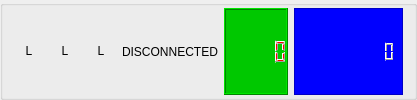
     <widget class="QGroupBox" name="groupBox_4">
      <property name="minimumSize">
       <size>
        <width>0</width>
        <height>40</height>
       </size>
      </property>
      <property name="styleSheet">
       <string notr="true"/>
      </property>
      <property name="title">
       <string/>
      </property>
      <layout class="QHBoxLayout" name="horizontalLayout_12">
       <property name="topMargin">
        <number>2</number>
       </property>
       <property name="bottomMargin">
        <number>2</number>
       </property>
       <item>
        <widget class="QLabel" name="led_verde">
         <property name="minimumSize">
          <size>
           <width>30</width>
           <height>30</height>
          </size>
         </property>
         <property name="maximumSize">
          <size>
           <width>30</width>
           <height>30</height>
          </size>
         </property>
         <property name="text">
          <string>L</string>
         </property>
         <property name="alignment">
          <set>Qt::AlignCenter</set>
         </property>
        </widget>
       </item>
       <item>
        <widget class="QLabel" name="led_giallo">
         <property name="minimumSize">
          <size>
           <width>30</width>
           <height>30</height>
          </size>
         </property>
         <property name="maximumSize">
          <size>
           <width>30</width>
           <height>30</height>
          </size>
         </property>
         <property name="text">
          <string>L</string>
         </property>
         <property name="alignment">
          <set>Qt::AlignCenter</set>
         </property>
        </widget>
       </item>
       <item>
        <widget class="QLabel" name="led_rosso">
         <property name="minimumSize">
          <size>
           <width>30</width>
           <height>30</height>
          </size>
         </property>
         <property name="maximumSize">
          <size>
           <width>30</width>
           <height>30</height>
          </size>
         </property>
         <property name="text">
          <string>L</string>
         </property>
         <property name="alignment">
          <set>Qt::AlignCenter</set>
         </property>
        </widget>
       </item>
       <item>
        <widget class="QLabel" name="label_conDis">
         <property name="styleSheet">
          <string notr="true"/>
         </property>
         <property name="text">
          <string>DISCONNECTED</string>
         </property>
        </widget>
       </item>
       <item>
        <widget class="QLCDNumber" name="lcdNumber_distanceIR">
         <property name="minimumSize">
          <size>
           <width>0</width>
           <height>0</height>
          </size>
         </property>
         <property name="maximumSize">
          <size>
           <width>120</width>
           <height>16777215</height>
          </size>
         </property>
         <property name="styleSheet">
          <string notr="true">color: rgb(255, 0, 0);
background-color: rgb(0, 200, 0);</string>
         </property>
        </widget>
       </item>
       <item>
        <widget class="QLCDNumber" name="lcdNumber_weight">
         <property name="enabled">
          <bool>true</bool>
         </property>
         <property name="maximumSize">
          <size>
           <width>120</width>
           <height>16777215</height>
          </size>
         </property>
         <property name="font">
          <font>
           <pointsize>10</pointsize>
          </font>
         </property>
         <property name="styleSheet">
          <string notr="true">color: rgb(255, 0, 0);
background-color: rgb(0, 0, 255);</string>
         </property>
         <property name="frameShape">
          <enum>QFrame::StyledPanel</enum>
         </property>
         <property name="frameShadow">
          <enum>QFrame::Raised</enum>
         </property>
         <property name="digitCount">
          <number>10</number>
         </property>
        </widget>
       </item>
      </layout>
     </widget>
